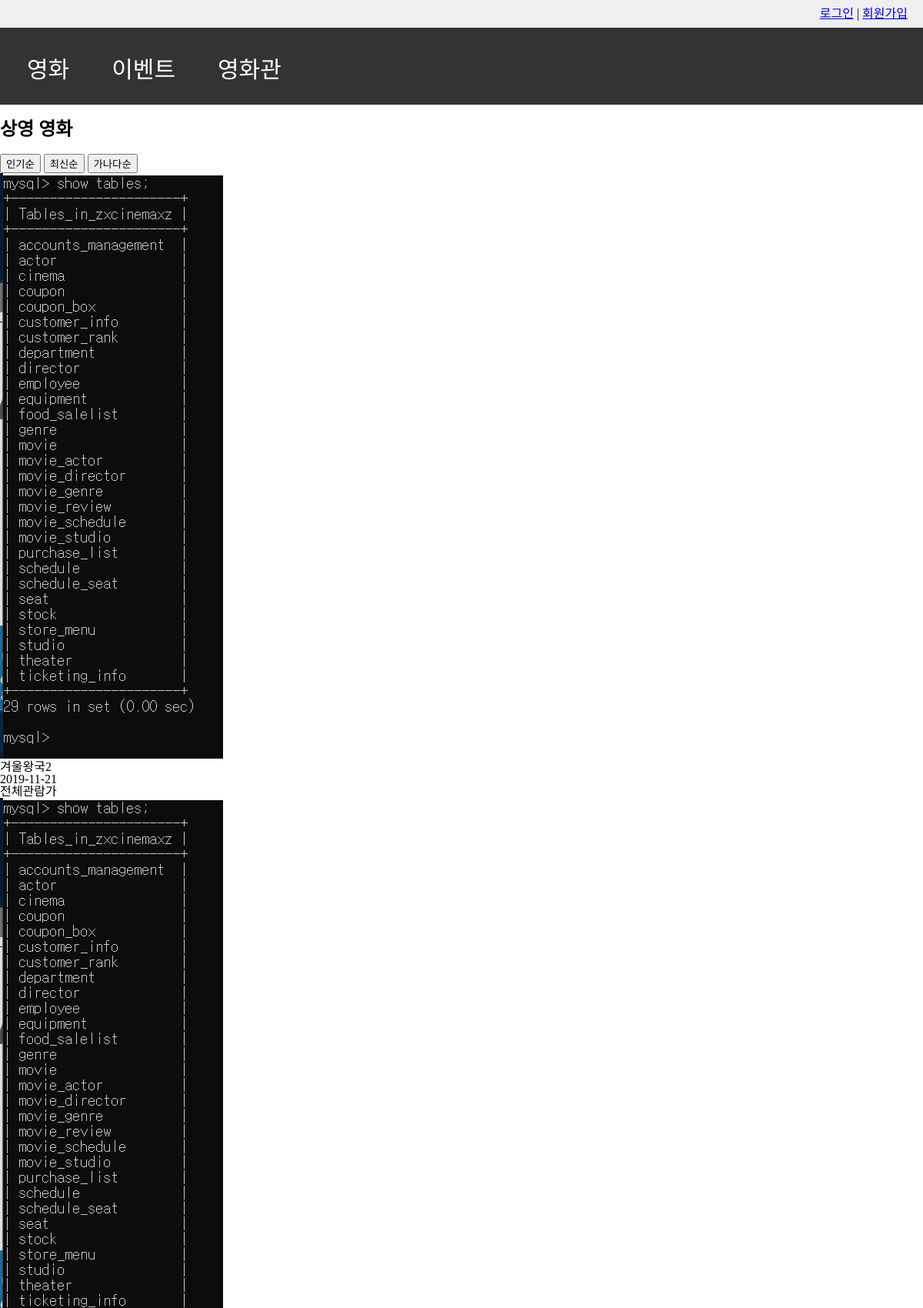
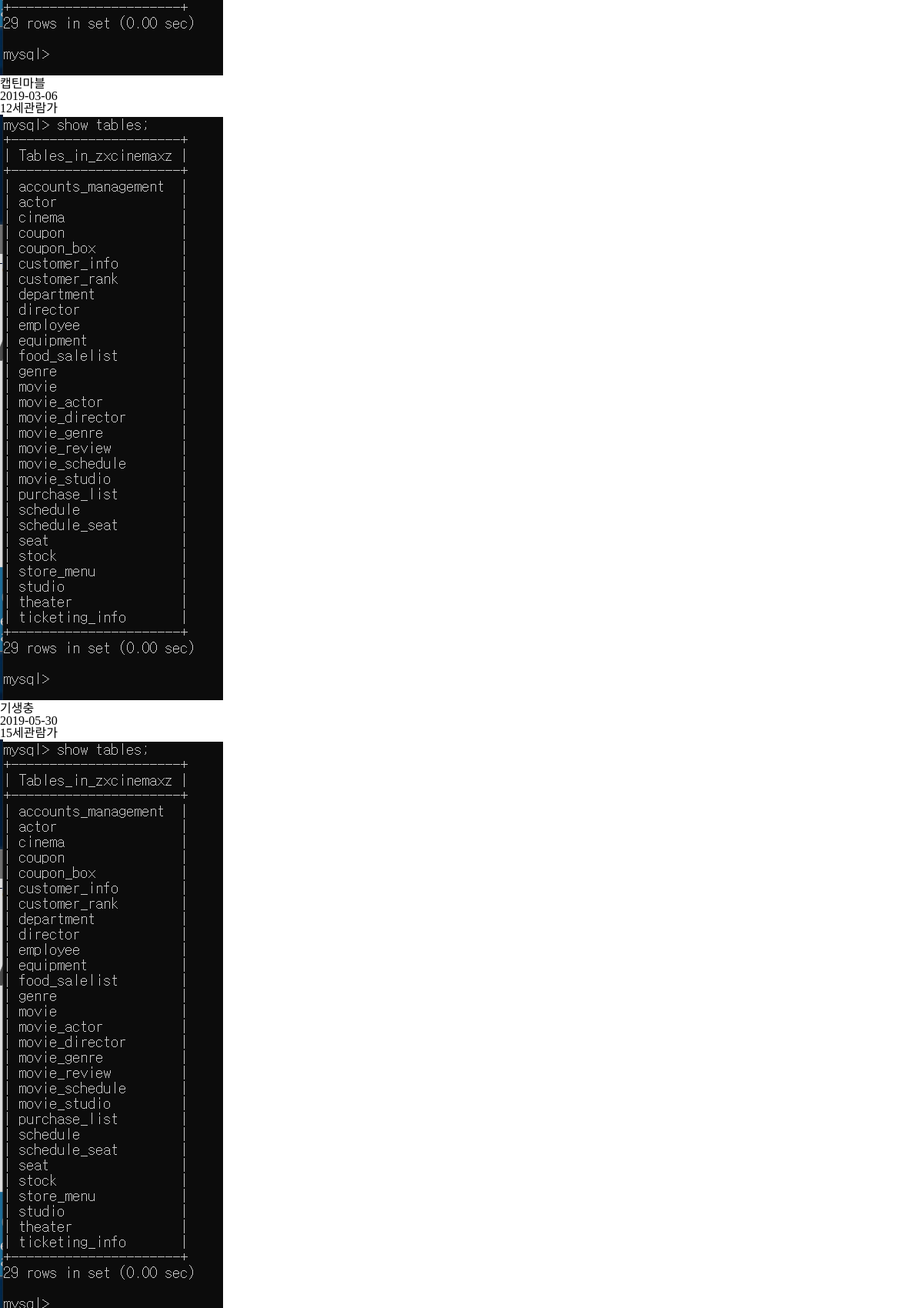
/webpage/Screening_movie.php (upper part), run on the app's committed database (2 pictures, top to bottom).
### tables this page shows
CREATE TABLE Movie (
    movie_id int unsigned not null,
    movie_name char(50) not null,
    rating char(10) not null default '전체관람가',
    running_time smallint not null default 0,
    release_date date null,
    distributor varchar(50) null,
    total_audience int unsigned not null default 0,
    CONSTRAINT PK_Movie PRIMARY KEY(movie_id)
);

### webpage/Screening_movie.php (the view, shortened to what this page needs)
<!DOCTYPE html>
<html>
<head>
	<link href="common/styles/common.css" type="text/css" rel="stylesheet" />
</head>
<body>
	<header class="service_menu">
		<ul id="gnb">
			<?php
			include "top_login.php";
			?>
		</ul>
	</header>
	<nav class="navbar">
		<div class="dropdown">
			<button class="dropbtn">영화
			</button>
		</div>
		<div class="dropdown">
			<button class="dropbtn">이벤트
			</button>
		</div>
		<div class="dropdown">
			<button class="dropbtn">영화관
			</button>
		</div>
	</nav>
	<div class="section_title">
		<h2>상영 영화</h1>
	</div>
	<div class="sorting_movie">
		<button>인기순</button>
		<button>최신순</button>
		<button>가나다순</button>
	</div>
	<div class="overview_movie">
		<?php
			$conn = connect();
			$stmt = $conn->prepare("SELECT movie_id,movie_name,rating,release_date from movie");
			$stmt->execute();
			$result = $stmt->fetchAll();
			foreach ($result as $key => $value) { ?>
		<div class="onemovie">
			<img src="../snapshot/all%20tables.PNG" class="movie_image">
			<?php
			echo "<p>" . $value[movie_name] . "</p>";
			echo "<p>" . $value[release_date] . "</p>";
			echo "<p>" . $value[rating] . "</p>";
			?>
		</div>
		<?php } ?>
	</div>
</body>
</html>

### webpage/common/styles/common.css (style rules this page uses)
html, body, div, span, applet, object, iframe, p, blockquote, pre, a, abbr, acronym, address, big, cite, code, del, dfn, em, img, ins, kbd, q, s, samp, small, strike, strong, sub, sup, tt, var, b, u, i, center, dl, dt, dd, ol, ul, li, fieldset, form, label, legend, table, caption, tbody, tfoot, thead, tr, th, td, article, aside, canvas, details, embed, figure, figcaption, footer, header, hgroup, menu, nav, output, ruby, section, summary, time, mark, audio, video { margin: 0; padding: 0; border: 0; font-size: 100%; font: inherit; vertical-align: baseline; }
article, aside, details, figcaption, figure, footer, header, hgroup, menu, nav, section { display: block; }
body { line-height: 1; }
ol, ul { list-style: none; }
.service_menu { padding-top: 10px; padding-bottom: 10px; padding-right: 20px; background-color: #efefef; overflow: hidden; }
.service_menu ul { list-style: none; margin: 0; padding: 0; float: right; text-align: center; }
.navbar { height: 100px; overflow: hidden; background-color: #333; font-family: Arial; }
.dropdown { margin-left: 15px; float: left; overflow: hidden; }
.dropdown .dropbtn { margin-left: 5px; font-size: 30px; border: none; outline: none; color: white; padding: 30px 20px; background-color: inherit; font-family: inherit; margin: 0; }

### data on the page
movie: movie_name "겨울왕국2", release_date "2019-11-21", rating "전체관람가"
movie: movie_name "캡틴마블", release_date "2019-03-06", rating "12세관람가"
movie: movie_name "기생충", release_date "2019-05-30", rating "15세관람가"
